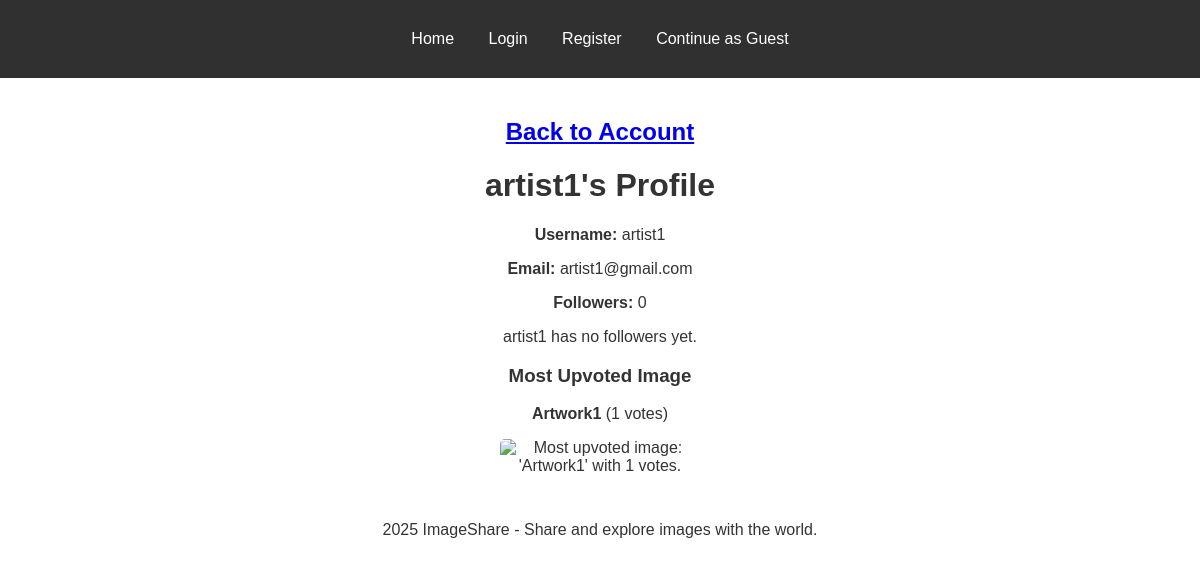
/profile/2, run on an earlier commit of the app's database.
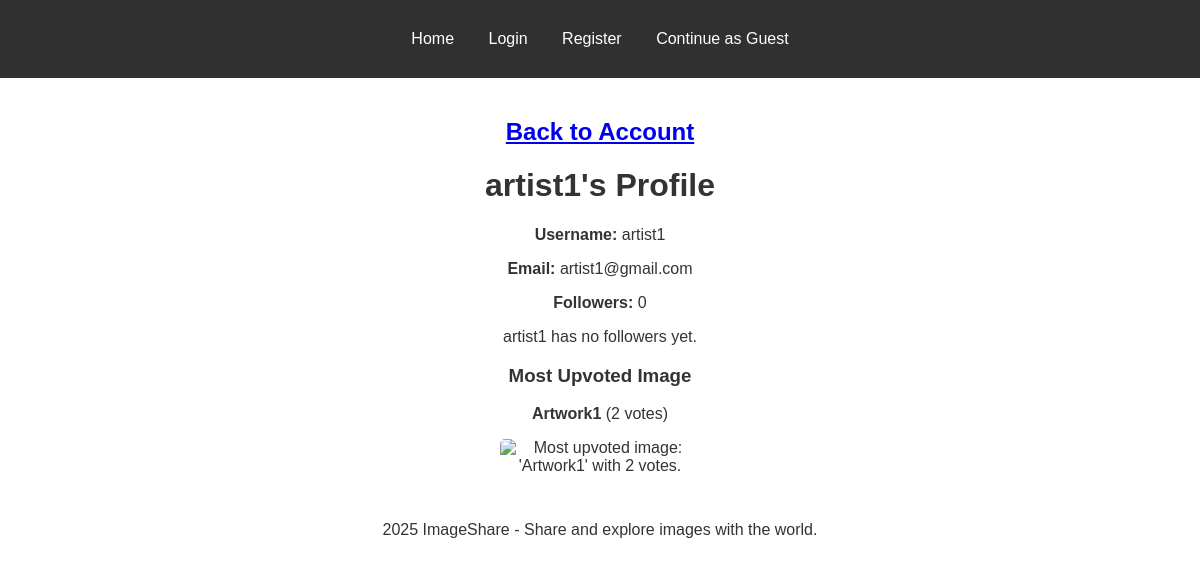
And on a later commit of the database.
### models.py (models this page shows, shortened)
class User(db.Model, UserMixin):
    id = db.Column(db.Integer, primary_key=True)
    username = db.Column(db.String(50), unique=True, nullable=False)
    email = db.Column(db.String(100), unique=True, nullable=False)
    password_hash = db.Column(db.String(255), nullable=False)
    is_superuser = db.Column(db.Boolean, default=False)  # Identifies admin users
    is_verified = db.Column(db.Boolean, default=False)  # Email verification status
    def follower_count(self):
        return Follower.query.filter_by(followed_id=self.id).count()

class Image(db.Model):
    id = db.Column(db.Integer, primary_key=True)
    name = db.Column(db.String(100), nullable=False)  # Image title
    image_data = db.Column(db.LargeBinary, nullable=False)  # Stores image as binary data
    upload_date = db.Column(db.DateTime, default=datetime.utcnow)  # Timestamp of upload
    moderation_status = db.Column(db.String(20), default="unmoderated")  # Status: unmoderated, pending, approved
    category = db.Column(db.String(20), default="Nature")  # Image category: Nature, Art, Technology, Memes, Photography
    is_archived = db.Column(db.Boolean, default=False)  # Superuser archive status
    artist_archived = db.Column(db.Boolean, default=False)  # User archive status
    unique_number = db.Column(db.String(10), unique=True, nullable=True)  # Unique identifier for moderated image
    vote_count = db.Column(db.Integer, default=0)  # Stores total votes
    last_reset_date = db.Column(db.DateTime, nullable=True)  # Timestamp of last vote reset
    last_reset_reason = db.Column(db.String(255), nullable=True)  # Reason for vote reset
    user_id = db.Column(db.Integer, db.ForeignKey('user.id'), nullable=False)  # Foreign key reference to the uploader
    user = db.relationship('User', backref=db.backref('images', lazy=True))  # Relationship with the User model
    votes = db.relationship('Vote', back_populates="image")  # One-to-many relationship with votes

### routes.py (the view)
@app.route('/profile/<int:user_id>')
def public_profile(user_id):
    user = User.query.get_or_404(user_id)
    followers = [follower.follower for follower in user.followers_list]
    most_upvoted_image = (
        Image.query.filter_by(user_id=user.id, moderation_status="approved")
        .order_by(Image.vote_count.desc())
        .first()
    )
    following = set()
    if current_user.is_authenticated:
        following = {follow.followed_id for follow in current_user.following}
    return render_template('profile.html', user=user, followers=followers, most_upvoted_image=most_upvoted_image, following=following)

### templates/profile.html (shortened to what this page needs)
{% extends "base.html" %}
{% block content %}
    <h2><a href="{{ url_for('account') }}" aria-label="Return to your account">Back to Account</a></h2>
    <h1>{{ user.username }}'s Profile</h1>
    <p><strong>Username:</strong> {{ user.username }}</p>
    <p><strong>Email:</strong> {{ user.email }}</p>
    <p><strong>Followers:</strong> {{ user.follower_count() }}</p>
    {% if followers %}
        <h3>People Following {{ user.username }}:</h3>
        <ul class="follower-list">
            {% for follower in followers %}
                <li>{{ follower.username }}</li>
            {% endfor %}
        </ul>
    {% else %}
        <p>{{ user.username }} has no followers yet.</p>
    {% endif %}
    {% if most_upvoted_image %}
        <h3>Most Upvoted Image</h3>
        <p><strong>{{ most_upvoted_image.name }}</strong> ({{ most_upvoted_image.vote_count }} votes)</p>
        <img src="{{ url_for('get_image', image_id=most_upvoted_image.id) }}" width="200"
             alt="Most upvoted image: '{{ most_upvoted_image.name }}' with {{ most_upvoted_image.vote_count }} votes.">
    {% else %}
        <p>{{ user.username }} has no upvoted image yet.</p>
    {% endif %}
{% endblock %}

### templates/base.html (shortened to what this page needs)
<!DOCTYPE html>
<html lang="en">
<head>
    <link rel="stylesheet" href="{{ url_for('static', filename='css/styles.css') }}">
</head>
<body>
    <nav>
        <a href="{{ url_for('index') }}">Home</a>
        {% if current_user.is_authenticated %}
            <a href="{% if current_user.is_superuser %}{{ url_for('superuser_dashboard') }}{% else %}{{ url_for('account') }}{% endif %}">Account</a>
            <a href="{{ url_for('logout') }}">Logout</a>
        {% else %}
            <a href="{{ url_for('login') }}">Login</a>
            <a href="{{ url_for('register') }}">Register</a>
            <a href="{{ url_for('guest_view') }}" aria-label="Continue as a guest">Continue as Guest</a>
        {% endif %}
    </nav>
    <div class="content-container">
        <div class="container">
            {% block content %}{% endblock %}
        </div>
    </div>
    <footer>
        <p>2025 ImageShare - Share and explore images with the world.</p>
    </footer>
</body>
</html>

### static/css/styles.css (style rules this page uses)
body { font-family: Arial, sans-serif; margin: 0; padding: 0; background-color: white; color: #333; text-align: center; }
nav { background-color: #313030; padding: 20px; text-align: center; }
nav a { color: white; text-decoration: none; padding: 10px 15px; display: inline-block; }
.container { width: 80%; margin: auto; padding: 20px; }
img { border-radius: 5px; display: block; margin: 10px auto; max-width: 100%; }
.content-container { display: flex; flex-direction: column; align-items: center; justify-content: center; }

What changed in the data, as far as the page shows it:
changed Image "Artwork1": vote_count "1" → "2"
